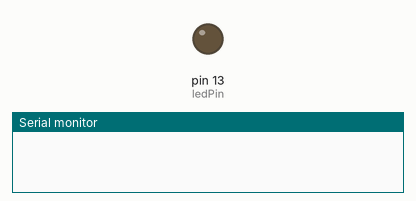
This sketch was run on a simulated Arduino Uno, built with avr-gcc and run on an emulated ATmega328P. On the bench: output pins drawn as LEDs (lit = HIGH), the last lines printed to the serial monitor. Random numbers use the default seed unless the sketch sets one.

Above: at 0.9 s.
At 6.3 s:
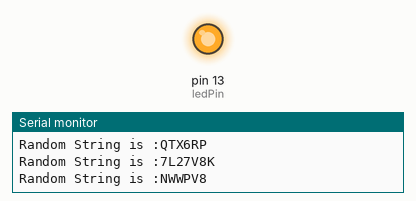
Timing chart, 0 to 8.3 s (numbered marks = the images above):
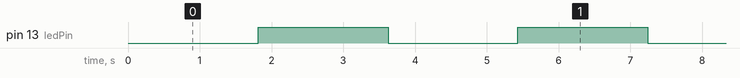

Measured:
- by itself, pin 13 (ledPin): alternates HIGH for 1.8 s and LOW for 1.8 s

The sketch:

tiburon.ino
```cpp
long len;
long t3;
long t4;
unsigned long m1 = 0;
unsigned long m3 = 0;
const int ledPin =  LED_BUILTIN;
int ledState = LOW;
//source letters
String letters[40] = {"A", "B", "C", "D", "E", "F","G", "H", "I", "J", "K", "L", "M", "N", "O", "P", "Q", "R", "S", "T", "U", "V", "W", "X", "Y", "Z", "1", "2", "3", "4", "5", "6", "7", "8", "9", "0"};


void setup() {
  Serial.begin(9600);
  t3 = random(1, 5000); // miliseconds
  randomSeed(42);
  t4 = random(1, 5000); // miliseconds
  //keeping track of time
  m1 = millis();
  m3 = millis();
  pinMode(ledPin, OUTPUT);

}

void loop() {
  unsigned long m2 = millis();
  unsigned long m4 = millis();
  String s = "";
  len = random(5,10);
  if (m2-m1 >= t3)
  {
    m1 = m2;
    if (ledState == LOW)
    {
      ledState = HIGH;
      //Serial.print("LED is ON.\n");
    }
    else
    {
      //Serial.print("LED is OFF.\n");
      ledState = LOW;
    }

    // set the LED with the ledState of the variable:
    digitalWrite(ledPin, ledState);
  }
  int i = 0;
  if (m4 - m3 >= t4)
  {
    m3 = m4;
    for(i=0;i<len;i++)
    {
      s += letters[random(0,36)]; //making random string
    }
    Serial.print("Random String is :");
    Serial.println(s);
  }

  }
```
